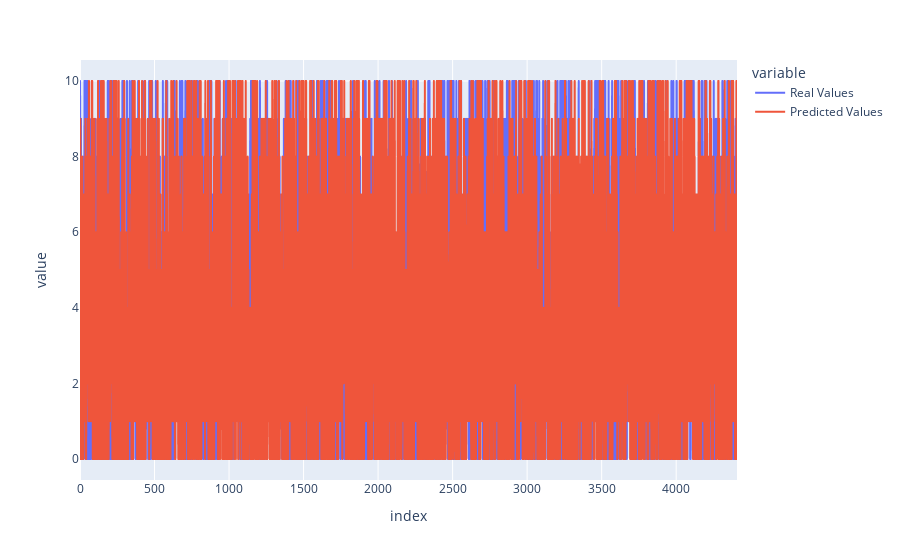
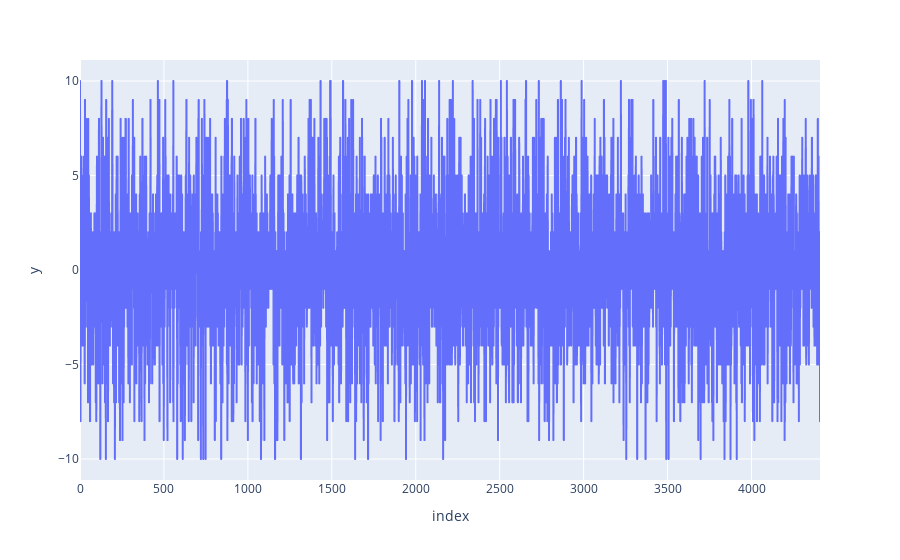

The notebook cell saved with these charts, in order:
### Code cell
fig = px.line(df_teste, y=['Real Values', 'Predicted Values'])
fig.show()

df_diferença = df_teste['Real Values'] - df_teste['Predicted Values']

fig = px.line(df_teste, y = df_diferença)
fig.show()

print(np.mean(df_diferença))

### Figure 1 — Plotly figure (JSON) as saved in the notebook; plotly's stock layout.template omitted (floating-point values rounded to 4 significant figures; data arrays with more than 128 entries replaced by an {"elided": "..."} marker saying what was removed)
{"data": [{"hovertemplate": "variable=Real Values<br>index=%{x}<br>value=%{y}<extra></extra>", "legendgroup": "Real Values", "line": {"color": "#636efa", "dash": "solid"}, "marker": {"symbol": "circle"}, "mode": "lines", "name": "Real Values", "showlegend": true, "type": "scattergl", "x": {"elided": "4409 int values"}, "xaxis": "x", "y": {"elided": "4409 int values"}, "yaxis": "y"}, {"hovertemplate": "variable=Predicted Values<br>index=%{x}<br>value=%{y}<extra></extra>", "legendgroup": "Predicted Values", "line": {"color": "#EF553B", "dash": "solid"}, "marker": {"symbol": "circle"}, "mode": "lines", "name": "Predicted Values", "showlegend": true, "type": "scattergl", "x": {"elided": "4409 int values"}, "xaxis": "x", "y": {"elided": "4409 int values"}, "yaxis": "y"}], "layout": {"legend": {"title": {"text": "variable"}, "tracegroupgap": 0}, "margin": {"t": 60}, "xaxis": {"anchor": "y", "domain": [0, 1], "title": {"text": "index"}}, "yaxis": {"anchor": "x", "domain": [0, 1], "title": {"text": "value"}}}}

### Figure 2 — Plotly figure (JSON) as saved in the notebook; plotly's stock layout.template omitted (floating-point values rounded to 4 significant figures; data arrays with more than 128 entries replaced by an {"elided": "..."} marker saying what was removed)
{"data": [{"hovertemplate": "index=%{x}<br>y=%{y}<extra></extra>", "legendgroup": "", "line": {"color": "#636efa", "dash": "solid"}, "marker": {"symbol": "circle"}, "mode": "lines", "name": "", "showlegend": false, "type": "scattergl", "x": {"elided": "4409 int values"}, "xaxis": "x", "y": {"elided": "4409 int values"}, "yaxis": "y"}], "layout": {"legend": {"tracegroupgap": 0}, "margin": {"t": 60}, "xaxis": {"anchor": "y", "domain": [0, 1], "title": {"text": "index"}}, "yaxis": {"anchor": "x", "domain": [0, 1], "title": {"text": "y"}}}}
